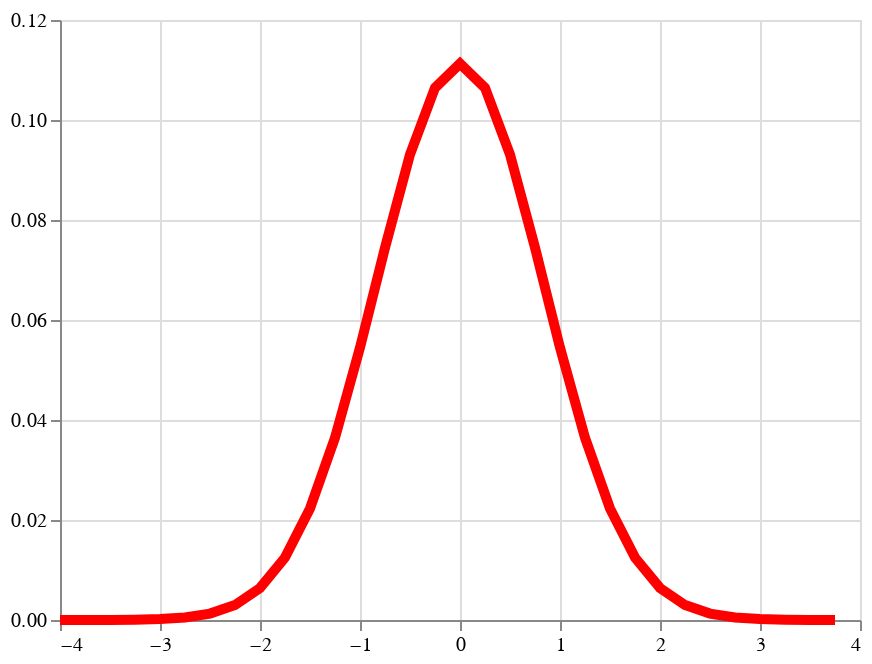

Notebook code for this chart:
### Code cell
conditional = source.query('x==1')
alt.Chart(conditional).mark_line(color='red', size=5).encode(
    x=alt.X('y', title=None), y=alt.Y('z', title=None)
)

### Figure 1 — Vega-Lite specification as saved in the notebook (floating-point values rounded to 4 significant figures)
{"$schema": "https://vega.github.io/schema/vega-lite/v3.4.0.json", "config": {"mark": {"tooltip": null}, "view": {"height": 300, "width": 400}}, "data": {"name": "data-6fb7d339eaafc75a50e7a9054acb89df"}, "datasets": {"data-6fb7d339eaafc75a50e7a9054acb89df": [{"x": 1, "x*": 1, "x2": 1.25, "y": -4, "y2": -3.75, "z": 1.211e-06}, {"x": 1, "x*": 1, "x2": 1.25, "y": -3.75, "y2": -3.5, "z": 4.832e-06}, {"x": 1, "x*": 1, "x2": 1.25, "y": -3.5, "y2": -3.25, "z": 1.764e-05}, {"x": 1, "x*": 1, "x2": 1.25, "y": -3.25, "y2": -3, "z": 5.887e-05}, {"x": 1, "x*": 1, "x2": 1.25, "y": -3, "y2": -2.75, "z": 0.0001797}, {"x": 1, "x*": 1, "x2": 1.25, "y": -2.75, "y2": -2.5, "z": 0.0005018}, {"x": 1, "x*": 1, "x2": 1.25, "y": -2.5, "y2": -2.25, "z": 0.001281}, {"x": 1, "x*": 1, "x2": 1.25, "y": -2.25, "y2": -2, "z": 0.002992}, {"x": 1, "x*": 1, "x2": 1.25, "y": -2, "y2": -1.75, "z": 0.006392}, {"x": 1, "x*": 1, "x2": 1.25, "y": -1.75, "y2": -1.5, "z": 0.01249}, {"x": 1, "x*": 1, "x2": 1.25, "y": -1.5, "y2": -1.25, "z": 0.02231}, {"x": 1, "x*": 1, "x2": 1.25, "y": -1.25, "y2": -1, "z": 0.03645}, {"x": 1, "x*": 1, "x2": 1.25, "y": -1, "y2": -0.75, "z": 0.05448}, {"x": 1, "x*": 1, "x2": 1.25, "y": -0.75, "y2": -0.5, "z": 0.07447}, {"x": 1, "x*": 1, "x2": 1.25, "y": -0.5, "y2": -0.25, "z": 0.09309}, {"x": 1, "x*": 1, "x2": 1.25, "y": -0.25, "y2": 0, "z": 0.1064}, {"x": 1, "x*": 1, "x2": 1.25, "y": 0, "y2": 0.25, "z": 0.1113}, {"x": 1, "x*": 1, "x2": 1.25, "y": 0.25, "y2": 0.5, "z": 0.1064}, {"x": 1, "x*": 1, "x2": 1.25, "y": 0.5, "y2": 0.75, "z": 0.09309}, {"x": 1, "x*": 1, "x2": 1.25, "y": 0.75, "y2": 1, "z": 0.07447}, {"x": 1, "x*": 1, "x2": 1.25, "y": 1, "y2": 1.25, "z": 0.05448}, {"x": 1, "x*": 1, "x2": 1.25, "y": 1.25, "y2": 1.5, "z": 0.03645}, {"x": 1, "x*": 1, "x2": 1.25, "y": 1.5, "y2": 1.75, "z": 0.02231}, {"x": 1, "x*": 1, "x2": 1.25, "y": 1.75, "y2": 2, "z": 0.01249}, {"x": 1, "x*": 1, "x2": 1.25, "y": 2, "y2": 2.25, "z": 0.006392}, {"x": 1, "x*": 1, "x2": 1.25, "y": 2.25, "y2": 2.5, "z": 0.002992}, {"x": 1, "x*": 1, "x2": 1.25, "y": 2.5, "y2": 2.75, "z": 0.001281}, {"x": 1, "x*": 1, "x2": 1.25, "y": 2.75, "y2": 3, "z": 0.0005018}, {"x": 1, "x*": 1, "x2": 1.25, "y": 3, "y2": 3.25, "z": 0.0001797}, {"x": 1, "x*": 1, "x2": 1.25, "y": 3.25, "y2": 3.5, "z": 5.887e-05}, {"x": 1, "x*": 1, "x2": 1.25, "y": 3.5, "y2": 3.75, "z": 1.764e-05}, {"x": 1, "x*": 1, "x2": 1.25, "y": 3.75, "y2": 4, "z": 4.832e-06}]}, "encoding": {"x": {"field": "y", "title": null, "type": "quantitative"}, "y": {"field": "z", "title": null, "type": "quantitative"}}, "mark": {"color": "red", "size": 5, "type": "line"}}
